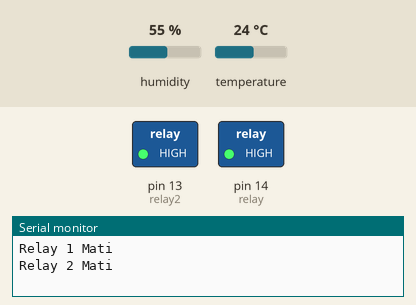
This sketch was run on a simulated Arduino Uno, built with avr-gcc and run on an emulated ATmega328P. Shown: switched loads named in the sketch (green lamp = pin HIGH), the last lines printed to the serial monitor. The inputs (shaded band) are chosen by the test bench; at power-on: temperature 24 °C, humidity 55 %.

Above: at 4.8 s.
4.9 s: temperature set to 29.4 °C
7.9 s: temperature set to 30.9 °C
At 8.9 s:
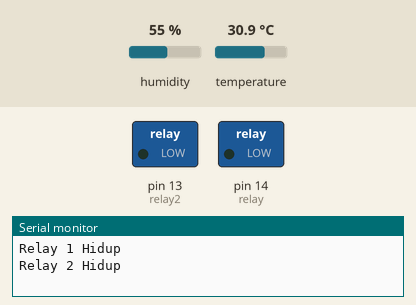
10.9 s: temperature set to 12 °C
At 13.4 s:
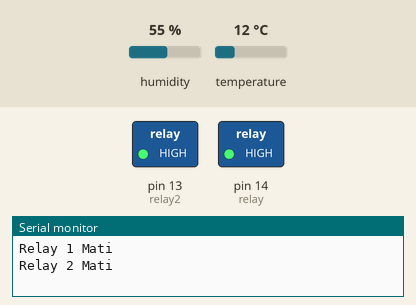
13.9 s: temperature set to 33 °C
At 15.7 s:
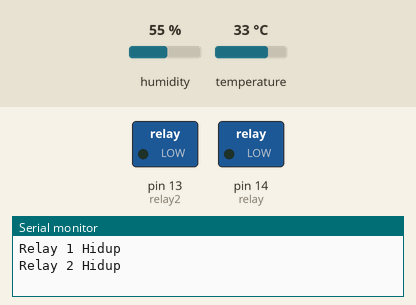
Timing chart, 0 to 17.2 s (numbered marks = the images above; inputs shaded):
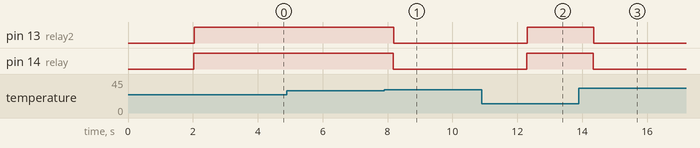

Measured:
- the behaviour switches between 30 and 30.1 °C on temperature (found by bisection; images 0 and 1)
- after the input at 7.9 s, pin 13 (relay2): HIGH → LOW after 0.29 s; pin 14 (relay): HIGH → LOW after 0.28 s
- after the input at 10.9 s, pin 13 (relay2), pin 14 (relay): LOW → HIGH after 1.4 s
- after the input at 13.9 s, pin 13 (relay2): HIGH → LOW after 0.45 s; pin 14 (relay): HIGH → LOW after 0.44 s

The sketch:

relaycontrol.ino
```cpp
#include "DHT.h"

#define DHTPIN 2
//#define DHTTYPE DHT11   // DHT 11
#define DHTTYPE DHT22   // DHT 22  (AM2302), AM2321
DHT dht(DHTPIN, DHTTYPE);
int relay = 14;
int relay2 = 13;

void setup() {
  Serial.begin(9600);
  Serial.println(F("DHTxx test!"));
  pinMode(relay, OUTPUT);
  pinMode(relay2, OUTPUT);
  dht.begin();
}

void loop() {
  // Wait a few seconds between measurements.
  delay(2000);

  // Reading temperature or humidity takes about 250 milliseconds!
  // Sensor readings may also be up to 2 seconds 'old' (its a very slow sensor)
  float h = dht.readHumidity();
  // Read temperature as Celsius (the default)
  float t = dht.readTemperature();
  // Read temperature as Fahrenheit (isFahrenheit = true)
  float f = dht.readTemperature(true);

  // Check if any reads failed and exit early (to try again).
  if (isnan(h) || isnan(t) || isnan(f)) {
    Serial.println(F("Failed to read from DHT sensor!"));
    return;
  }

  // Compute heat index in Fahrenheit (the default)
  float hif = dht.computeHeatIndex(f, h);
  // Compute heat index in Celsius (isFahreheit = false)
  float hic = dht.computeHeatIndex(t, h, false);

  Serial.print(F("Humidity: "));
  Serial.print(h);
  Serial.print(F("%  Temperature: "));
  Serial.print(t);
  Serial.print(F("°C "));
  Serial.print(f);
  Serial.print(F("°F  Heat index: "));
  Serial.print(hic);
  Serial.print(F("°C "));
  Serial.print(hif);
  Serial.println(F("°F"));
 if(t > 30)
 {
  digitalWrite(relay, LOW);
  Serial.println("Relay 1 Hidup");
  digitalWrite(relay2, LOW);
  Serial.println("Relay 2 Hidup");
 }
 else
 {
  digitalWrite(relay, HIGH);
  Serial.println("Relay 1 Mati");
  digitalWrite(relay2, HIGH);
  Serial.println("Relay 2 Mati");
 }
}
```
